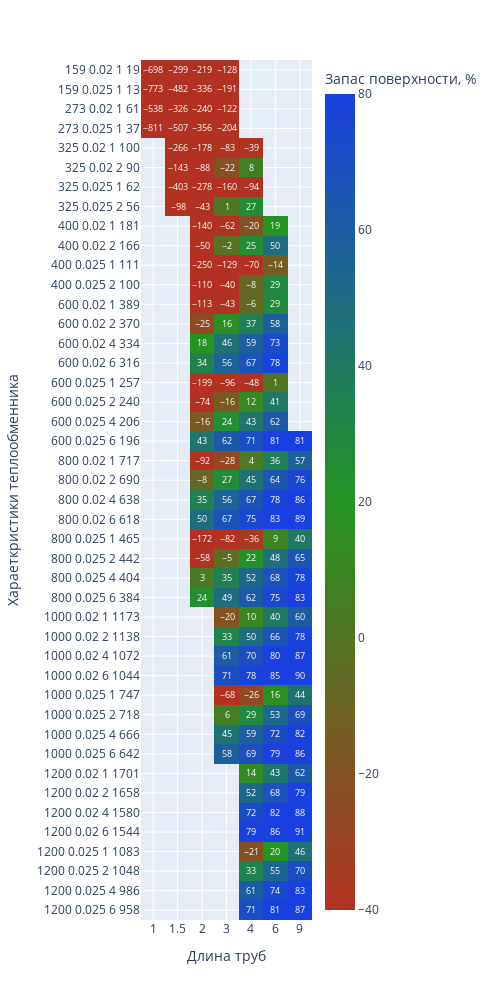

The notebook cell saved with this chart:
### Markdown cell above
В холодильнике дистиллята осуществляется охлаждение дистиллята до конечной температуры 'tk'. Температура технической воды на охлаждение 'aq_t' в разное время года может меняться от ~5 до ~20 °С. В переменную 'pipes' вводится выбор что пустить трубы, а что в межтрубное пространство. Как правило руководствуются корозионной активностью смеси и теплоносителя

### Code cell
heaters = eq.calculate_equipment(
        heaters_table,
        aqua_vapor_saturation_by_pressure,
        aqua_liquid_saturation,
        aqua_vapor_saturation,
        balance,
        properties,
        FEED_TEMPERATURE,
        thermal_balance,
        Ropt,
        EQ_NAME = 'холодильник',
        COOLER_NAME = 'дистиллята',
        pipes = 'продукт',#изменяемый параметр может быть 'вода'. 
        aq_t = 20, #изменяемый параметр
        tk = 30 #изменяемый параметр
        )

fig = px.imshow(
    round(heaters),
    labels=dict(x="Длина труб", y="Хараеткристики теплообменника", color="Запас поверхности, %"),
    range_color=[-40,80],
    color_continuous_scale=["rgb(178, 50, 34)", "rgb(34, 149, 34)", "rgb(25, 65, 225)"],
    x=heaters.columns,
    y=heaters.index,
    text_auto=True, aspect="auto",
    width=500,
    height=1000
    )
fig.show()

### Figure 1 — Plotly figure (JSON) as saved in the notebook; plotly's stock layout.template omitted (floating-point values rounded to 4 significant figures; data arrays with more than 128 entries replaced by an {"elided": "..."} marker saying what was removed)
{"data": [{"coloraxis": "coloraxis", "hovertemplate": "Длина труб: %{x}<br>Хараеткристики теплообменника: %{y}<br>Запас поверхности, %: %{z}<extra></extra>", "name": "0", "texttemplate": "%{z}", "type": "heatmap", "x": ["1", "1.5", "2", "3", "4", "6", "9"], "xaxis": "x", "y": ["159 0.02 1 19", "159 0.025 1 13", "273 0.02 1 61", "273 0.025 1 37", "325 0.02 1 100", "325 0.02 2 90", "325 0.025 1 62", "325 0.025 2 56", "400 0.02 1 181", "400 0.02 2 166", "400 0.025 1 111", "400 0.025 2 100", "600 0.02 1 389", "600 0.02 2 370", "600 0.02 4 334", "600 0.02 6 316", "600 0.025 1 257", "600 0.025 2 240", "600 0.025 4 206", "600 0.025 6 196", "800 0.02 1 717", "800 0.02 2 690", "800 0.02 4 638", "800 0.02 6 618", "800 0.025 1 465", "800 0.025 2 442", "800 0.025 4 404", "800 0.025 6 384", "1000 0.02 1 1173", "1000 0.02 2 1138", "1000 0.02 4 1072", "1000 0.02 6 1044", "1000 0.025 1 747", "1000 0.025 2 718", "1000 0.025 4 666", "1000 0.025 6 642", "1200 0.02 1 1701", "1200 0.02 2 1658", "1200 0.02 4 1580", "1200 0.02 6 1544", "1200 0.025 1 1083", "1200 0.025 2 1048", "1200 0.025 4 986", "1200 0.025 6 958"], "yaxis": "y", "z": {"elided": "44x7 int values"}}], "layout": {"coloraxis": {"cmax": 80, "cmin": -40, "colorbar": {"title": {"text": "Запас поверхности, %"}}, "colorscale": [[0, "rgb(178, 50, 34)"], [0.5, "rgb(34, 149, 34)"], [1, "rgb(25, 65, 225)"]]}, "height": 1000, "margin": {"t": 60}, "width": 500, "xaxis": {"anchor": "y", "domain": [0, 1], "title": {"text": "Длина труб"}}, "yaxis": {"anchor": "x", "autorange": "reversed", "domain": [0, 1], "title": {"text": "Хараеткристики теплообменника"}}}}
